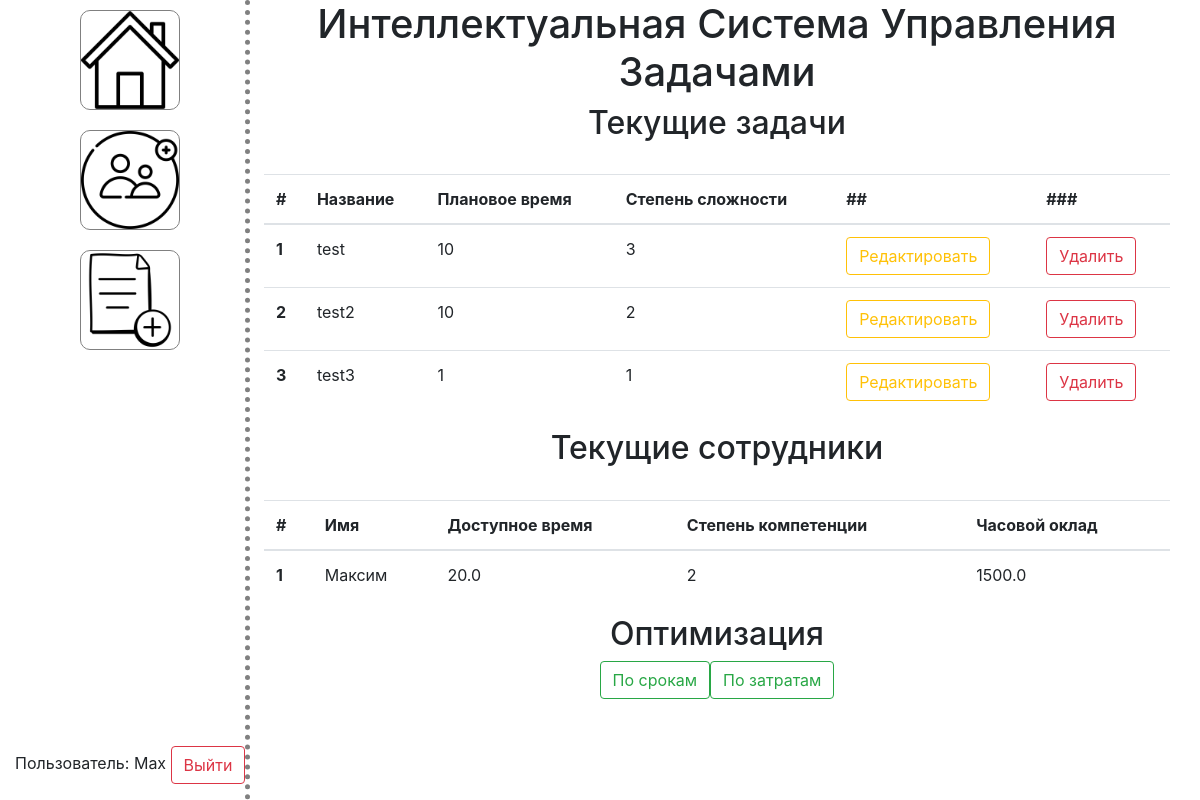
/ (signed in), run on an earlier commit of the app's database.
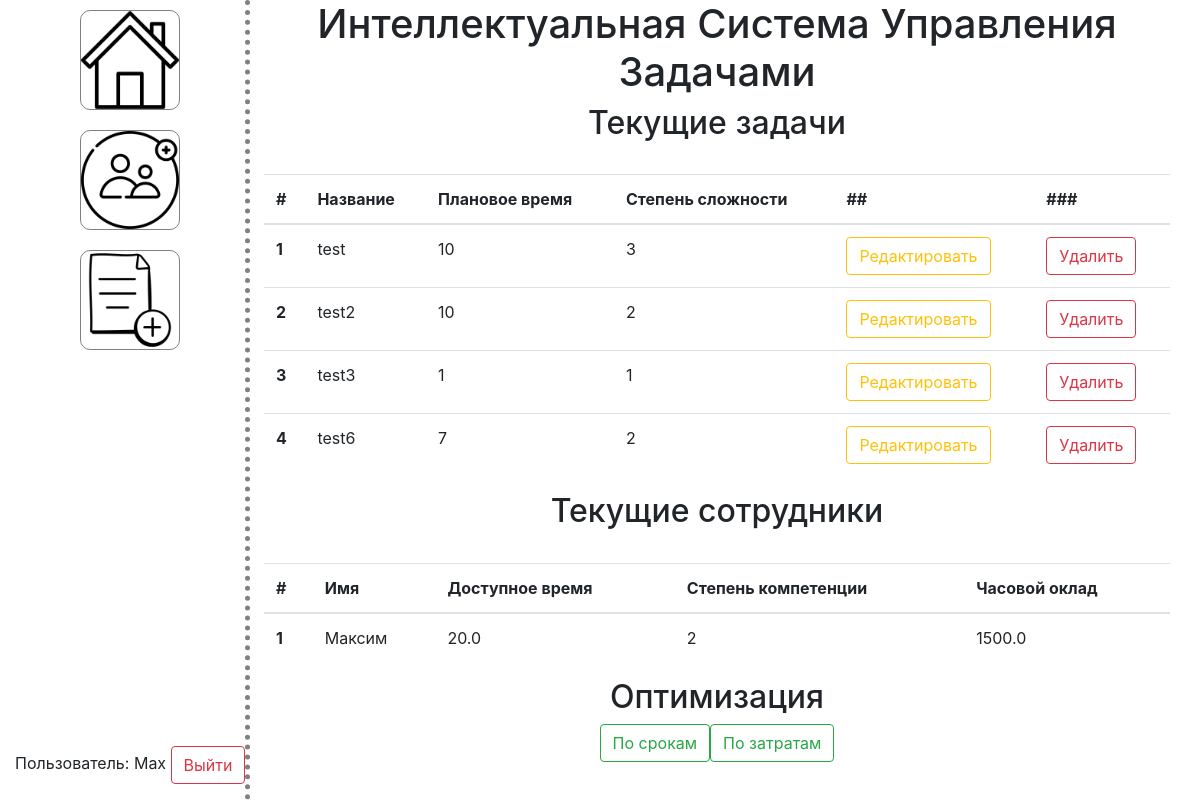
And on a later commit of the database.
### manage.py (models this page shows, shortened)
class User(UserMixin, db.Model):
    id = db.Column(db.Integer, primary_key=True)
    username = db.Column(db.String(80), unique=True, nullable=False)
    password = db.Column(db.String(80), nullable=False)
    status = db.Column(db.String(80), nullable=False, default="default")

class Task(db.Model):
    id = db.Column(db.Integer, primary_key=True)
    taskname = db.Column(db.String(64))
    expected_time = db.Column(db.Integer)
    task_hardness = db.Column(db.Integer)

class Employee(db.Model):
    id = db.Column(db.Integer, primary_key=True)
    name = db.Column(db.String(80), nullable=False)
    time_available = db.Column(db.Float, nullable=False, default=0.0)
    level = db.Column(db.Integer, nullable=False, default=1)
    salary = db.Column(db.Float, nullable=False)

### views.py (the view)
@main_blueprint.route('/')
@login_required
def home():
    tasks = Task.query.all()
    employees = Employee.query.all()
    return render_template('home.html', tasks=tasks, employees=employees)

### app.py (called while the page is built)
def create_app(config_class=Config):
    app = Flask(__name__)
    app.config.from_object(config_class)
    db.init_app(app)
    from views import main_blueprint
    app.register_blueprint(main_blueprint)
    from auth import auth_blueprint
    app.register_blueprint(auth_blueprint)
    login_manager = LoginManager()
    login_manager.init_app(app)
    login_manager.login_view = 'auth.login'
    @login_manager.user_loader
    def load_user(id):
        return User.query.get(int(id))
    return app

### templates/home.html (shortened to what this page needs)
{% extends "layout.html" %}
{% block content %}
<h1 class="mainlable">Интеллектуальная Система Управления Задачами</h1>
{% if current_user.is_authenticated %}
  <h2>Текущие задачи</h2>
  <br>
  {% if tasks %}
    <div class="container">
      <table class="table table-hover">
        <thead>
          <tr>
            <th scope="col">#</th>
            <th scope="col">Название</th>
            <th scope="col">Плановое время</th>
            <th scope="col">Степень сложности</th>
            <th scope="col">##</th>
            <th scope="col">###</th>
          </tr>
        </thead>
        <tbody>
          {% for task in tasks %}
            <tr>
              <th scope="row">{{ task.id }}</th>
              <td>{{ task.taskname }}</td>
              <td>{{ task.expected_time }}</td>
              <td>{{ task.task_hardness }}</td>
              <td>
                <a href="{{ url_for('main.edit_task', task_id=task.id) }}" class="btn btn-outline-warning">
                  Редактировать
                </a>
              </td>
              <td>
                <form action="{{ url_for('main.delete_task', task_id=task.id) }}" method="post">
                  <input type="submit" class="btn btn-outline-danger" value="Удалить">
                </form>
              </td>
            </tr>
          {% endfor %}
        </tbody>
      </table>
    </div>
  {% else %}
    <div class="container">
      <h2> На данный момент нет активных задач</h2>
    </div>
  {% endif %}
  <h2>Текущие сотрудники</h2>
  <br>
  {% if employees %}
  <div class="container">
    <table class="table table-hover">
      <thead>
        <tr>
          <th scope="col">#</th>
          <th scope="col">Имя</th>
          <th scope="col">Доступное время</th>
          <th scope="col">Степень компетенции</th>
          <th scope="col">Часовой оклад</th>
        </tr>
      </thead>
      <tbody>
        {% for employee in employees %}
          <tr>
            <th scope="row">{{ employee.id }}</th>
            <td>{{ employee.name }}</td>
            <td>{{ employee.time_available }}</td>
            <td>{{ employee.level }}</td>
            <td>{{ employee.salary }}</td>
          </tr>
        {% endfor %}
      </tbody>
    </table>
  </div>
  {% else %}
      <div class="container">
        <h2> На данный момент нет активных сотрудников</h2>
      </div>
  {% endif %}
  <h2>Оптимизация</h2>
  <div class="container optim">
    <a href="{{ url_for('main.optimize', mode='time') }}" class="btn btn-outline-success">
      По срокам
    </a>
    <a href="{{ url_for('main.optimize', mode='cost') }}" class="btn btn-outline-success">
      По затратам
    </a>
  </div>
  <br>
{% endif %}
{% endblock %}

### templates/layout.html (shortened to what this page needs)
<!DOCTYPE html>
<html>
<head>
    <link rel="stylesheet" href="https://stackpath.bootstrapcdn.com/bootstrap/4.3.1/css/bootstrap.min.css">
    <link rel="stylesheet" href="{{ url_for('static', filename='css/main.css') }}">
</head>
<body>
    <div class="container-fluid main">
        <div class="sidenavbar">
            {% if current_user.is_authenticated %}
                <div class="header">
                    <a href="{{ url_for('main.create_task') }}">
                        <img src="{{ url_for('static', filename='img/addTask.png') }}" alt="Создать новую задачу">
                    </a>
                    <a href="">
                        <img src="{{ url_for('static', filename='img/addEmployee.png') }}" alt="Добавить нового сотрудника">
                    </a>
                    <a href="/">
                        <img src="{{ url_for('static', filename='img/homeIcon.png') }}" alt="Главный экран">
                    </a>
                </div>
                <div class="footer">
                    <p>Пользователь: {{ current_user.username }} <button id="logout-button" class="btn btn-outline-danger">Выйти</button></p>
                </div>
            {% else %}
                <div class="header">
                    <p>Вход не выполнен. Пожалуйста, <a href="{{ url_for('auth.login') }}">войдите</a> или <a href="{{ url_for('auth.signup') }}">зарегистрируйтесь</a></p>
                </div>
            {% endif %}
        </div>
        <div class="content">
            {% block content %} {% endblock %}
        </div>
    </div>
</body>
</html>

### static/css/main.css (style rules this page uses)
.container, .container-fluid { display: flex; }
.optim { flex-direction: row; justify-content:center; }
.sidenavbar { flex: 1; display: flex; flex-direction: column; border-right: 5px dotted grey; position: fixed; min-height: 100vh; }
.sidenavbar .footer { margin-top: auto; }
.sidenavbar .header { display: flex; flex-direction: column-reverse; align-items: center; }
.sidenavbar .header img { width: 100px; height: 100px; margin: 10px; border: 1px solid grey; border-radius: 10px; transition: background-color 0.5s ease; }
.content { flex: 4; display: flex; flex-direction: column; margin-left: 20%; }
h2, .mainlable { text-align: center; }

What changed in the data, as far as the page shows it:
added Task: id "4", taskname "test6", expected_time "7", task_hardness "2"
